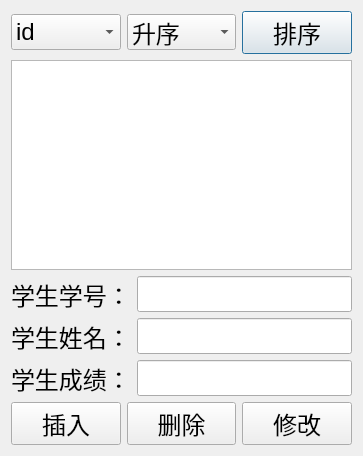
<?xml version="1.0" encoding="UTF-8"?>
<ui version="4.0">
 <class>SqliteDialog</class>
 <widget class="QDialog" name="SqliteDialog">
  <property name="geometry">
   <rect>
    <x>0</x>
    <y>0</y>
    <width>363</width>
    <height>456</height>
   </rect>
  </property>
  <property name="font">
   <font>
    <pointsize>18</pointsize>
   </font>
  </property>
  <property name="windowTitle">
   <string>学生成绩管理系统</string>
  </property>
  <layout class="QVBoxLayout" name="verticalLayout">
   <item>
    <layout class="QHBoxLayout" name="horizontalLayout">
     <item>
      <widget class="QComboBox" name="valueComBox">
       <item>
        <property name="text">
         <string>id</string>
        </property>
       </item>
       <item>
        <property name="text">
         <string>score</string>
        </property>
       </item>
      </widget>
     </item>
     <item>
      <widget class="QComboBox" name="condComBox">
       <item>
        <property name="text">
         <string>升序</string>
        </property>
       </item>
       <item>
        <property name="text">
         <string>降序</string>
        </property>
       </item>
      </widget>
     </item>
     <item>
      <widget class="QPushButton" name="sortButton">
       <property name="text">
        <string>排序</string>
       </property>
      </widget>
     </item>
    </layout>
   </item>
   <item>
    <widget class="QTableView" name="tableView"/>
   </item>
   <item>
    <layout class="QGridLayout" name="gridLayout">
     <item row="0" column="0">
      <widget class="QLabel" name="label">
       <property name="text">
        <string>学生学号：</string>
       </property>
      </widget>
     </item>
     <item row="0" column="1">
      <widget class="QLineEdit" name="idEdit"/>
     </item>
     <item row="1" column="0">
      <widget class="QLabel" name="label_3">
       <property name="text">
        <string>学生姓名：</string>
       </property>
      </widget>
     </item>
     <item row="1" column="1">
      <widget class="QLineEdit" name="nameEdit"/>
     </item>
     <item row="2" column="0">
      <widget class="QLabel" name="label_2">
       <property name="text">
        <string>学生成绩：</string>
       </property>
      </widget>
     </item>
     <item row="2" column="1">
      <widget class="QLineEdit" name="scoreEdit"/>
     </item>
    </layout>
   </item>
   <item>
    <layout class="QHBoxLayout" name="horizontalLayout_2">
     <item>
      <widget class="QPushButton" name="insertButton">
       <property name="text">
        <string>插入</string>
       </property>
      </widget>
     </item>
     <item>
      <widget class="QPushButton" name="deleteButton">
       <property name="text">
        <string>删除</string>
       </property>
      </widget>
     </item>
     <item>
      <widget class="QPushButton" name="updateButton">
       <property name="text">
        <string>修改</string>
       </property>
      </widget>
     </item>
    </layout>
   </item>
  </layout>
 </widget>
 <layoutdefault spacing="6" margin="11"/>
 <resources/>
 <connections/>
</ui>
